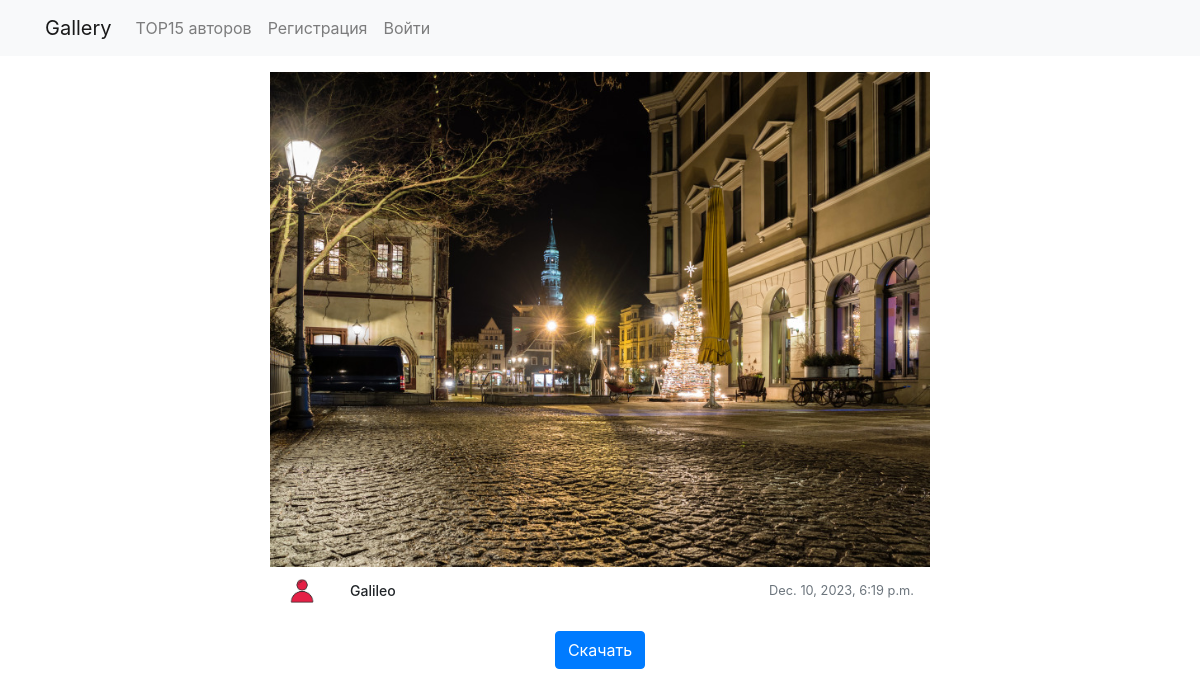
/image/5/, run on the app's committed database.
### cards/models.py (models this page shows, shortened)
class Picture(models.Model):
    categories = (
        ('nature', 'Nature'),
        ('city', 'City'),
        ('cars', 'Cars'),
        ('animals', 'Animals'),
        ('Hi-Tech', 'Hi-Tech'),
        ('sport', 'Sport'),
        ('cosmos', 'Cosmos'),
        ('science', 'Science'),
        ('minimalism', 'Minimalism'),
        ('new year', 'Новый год'),
    )
    author = models.ForeignKey(User, on_delete=models.SET_NULL, null=True)
    image = models.ImageField(upload_to='images/')
    title = models.CharField('Название', max_length=50, default='')
    rating = models.IntegerField('Rating')  # Рейтинг изображения
    downloads = models.IntegerField('Скачали')  # Количество скачиваний
    tags = models.ManyToManyField(to=Tag, blank=True)
    date = models.DateTimeField('Дата публикации', auto_now_add=True)
    category = models.CharField(choices=categories, max_length=30)
    class Meta:
        ordering = ['date', 'rating']

### users/models.py (models this page shows, shortened)
class Account(models.Model):
    user = models.OneToOneField(User, on_delete=models.CASCADE, primary_key=True)
    nickname = models.CharField(max_length=100)
    account_image = models.ImageField(default='default.jpg', upload_to='account_images')
    image = models.ImageField(upload_to='images/')

### cards/views.py (the view)
# urls.py: path('image/<int:image_id>/', views.image_detail, name='cards_image_detail'),
def image_detail(request, image_id):
    picture = get_object_or_404(Picture, pk=image_id)
    return render(request, 'cards/image_detail.html', {'picture': picture})

### cards/templates/cards/image_detail.html (shortened to what this page needs)
{% extends 'main/base.html' %}
{% load static %}
{% block content %}
<div class="row">
    <div class="col-md-12">
        <div class="custom-card position-relative">
            <div class="custom-card-body">
                <img src="{{ picture.image.url }}" alt="Image" class="img-fluid">
            </div>
            <div class="custom-card-footer d-flex justify-content-between align-items-center">
                <div class="d-flex align-items-center">
                    <img src="{{ picture.author.account.account_image.url }}" alt="Avatar Image" class="custom-avatar mr-2">
                    <h5 class="card-title mb-0 ml-4">{{ picture.author }}</h5>
                </div>
                <small class="text-muted">{{ picture.date }}</small>
            </div>
        </div>
        <div class="row mt-3">
            <div class="col text-center">
                <form method="post" action="{% url 'download_image' picture.id %}">
                    <button type="submit" class="btn btn-primary">Скачать</button>
                </form>
            </div>
        </div>
    </div>
</div>
{% endblock %}

### main/static/main/css/style.css (style rules this page uses)
body { margin: 0; padding: 0; }
.card-title { font-size: 14px; }
.custom-card { margin-bottom: 20px; max-width: 660px; margin: 0 auto; }
.custom-card img { max-width: 100%; }
.custom-card-footer { display: flex; justify-content: space-between; align-items: center; padding: 8px 16px; position: relative; }
.custom-avatar { width: 32px; height: 32px; object-fit: cover; border-radius: 50%; display: block; }

### data on the page
Picture: image (picture), author.account.account_image (placeholder picture), author "Galileo", date "Dec. 10, 2023, 6:19 p.m."
